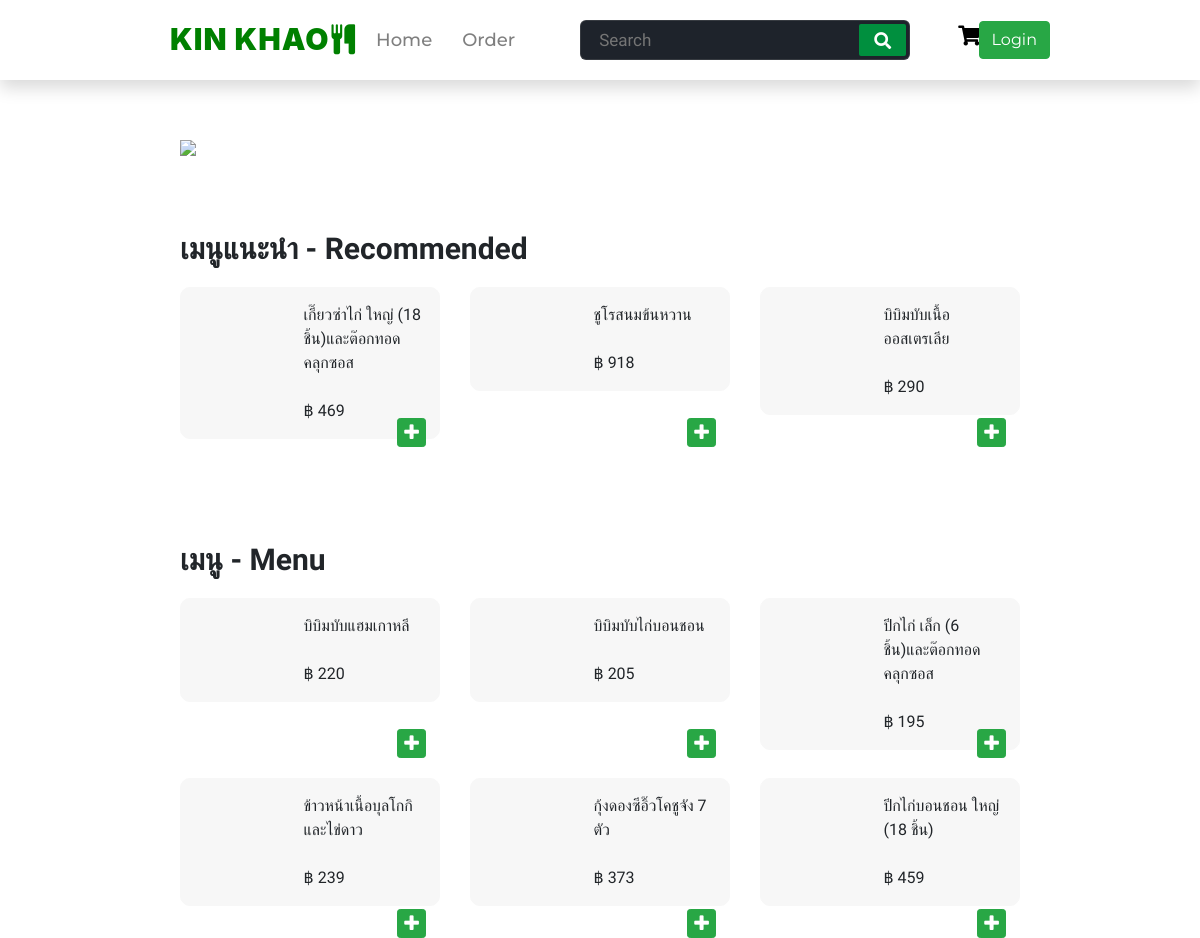
The page /shop-bonchon.php on the database its author committed.
### tables this page shows
CREATE TABLE `menu` (
  `menu_id` int(8) NOT NULL,
  `menu_shop` mediumtext NOT NULL,
  `menu_name` varchar(255) NOT NULL,
  `menu_price` float NOT NULL,
  `menu_pic` mediumtext NOT NULL,
  `menu_desc` varchar(255) NOT NULL
);

### shop-bonchon.php (the view, shortened to what this page needs)
<?php
include 'connect.php';
mysqli_set_charset($con, "utf8");
$sql = "SELECT * FROM menu WHERE menu_shop ='Bonchon'";
$result = $con->query($sql);
?>
<!DOCTYPE html>
<html lang="en">
  <head>
    <link
      rel="stylesheet"
      href="https://maxcdn.bootstrapcdn.com/bootstrap/4.3.1/css/bootstrap.min.css"
    />
    <link
      rel="stylesheet"
      href="https://cdnjs.cloudflare.com/ajax/libs/font-awesome/5.15.3/css/all.min.css"
    />
    <link rel="stylesheet" href="navbar.css" />
    <link rel="stylesheet" href="bonchon1.css" />
    <link
      rel="stylesheet"
      href="https://stackpath.bootstrapcdn.com/font-awesome/4.7.0/css/font-awesome.min.css"
    />
  </head>
  <body>
    <nav class="fixed-top shadow">
      <div class="logo">
        <p>
          KIN KHAO
          <i
            class="fa fa-cutlery"
            aria-hidden="true"
            style="margin-left: -5px"
          ></i>
        </p>
      </div>
      <div class="nav-items">
        <li><a href="index.php">Home</a></li>
        <li><a href="cus-vieworder.php">Order</a></li>
      </div>
      <form action="search.php" method="POST">
        <input
          type="search"
          class="search-data"
          placeholder="Search"
          value=""
          required
         name="search_menu"/>
        <button type="submit" class="fas fa-search"></button>
      </form>
      <h5 class="px-5 cart" name="cart-count">
                        <a name="shop-cart"href="cart.php" ><i class="fas fa-shopping-cart"></i> Cart</a>
                    </h5>
      <?php
      if (!isset($_SESSION['loggedin'])) { ?>
      <div class="Login" style="cursor: pointer">
        <button type="button" class="btn btn-success">Login</button>
      </div>
    <?php } ?>
    </nav>
    <div class="full">
      <img
        src="https://cdn.1112delivery.com/1112one/public/images/banners/April2021/BC_Beef_BGG_1440.jpg"
        name="banner"
      />
      <div class="recmenu">
        <p name="rectxt">เมนูแนะนำ - Recommended</p>
        <div class="row">
          <?php
          $count = 0;
          while ($count < 3 && $row = $result->fetch_assoc()) { ?>
      <div class="col-4">
              <form method="post" action="insert.php">
                <div class="menu">
                  <div class="row">
                    <div class="col-5">
                    </div>
                    <div class="col-7 "><input value=" <?=$row['menu_name']?>" type="hidden" id="m_name" name="m_name">
                    <?=$row['menu_name']?>
                      </input><br><br>
                      <input value=" <?=$row['menu_id']?>"  type="hidden" id="m_id" name="m_id">฿
                      <?=$row['menu_price']?>
                    <button type="submit" class="btn btn-success btn-sm">
                    <i class="fa fa-plus fa-lg" aria-hidden="true"></i>
                  </button>
                    </div>
                  </div>
                </div>
                </form>
             </div>
            <?php
            $count++;
            }
            ?>
        </div>
      </div>
      <div class="bonmenu">
        <p name="rectxt">เมนู - Menu</p>
        <div class="row">
        <?php
    while($row = $result->fetch_assoc()) { ?>
      <div class="col-4">
              <form method="post" action="insert.php">
                <div class="menu">
                  <div class="row">
                    <div class="col-5">
                    </div>
                    <div class="col-7 "><input value=" <?=$row['menu_name']?>" type="hidden" id="m_name" name="m_name">
                    <?=$row['menu_name']?>
                      </input><br><br>
                      <input value=" <?=$row['menu_id']?>"  type="hidden" id="m_id" name="m_id">฿
                      <?=$row['menu_price']?>
                    <button type="submit" class="btn btn-success btn-sm">
                    <i class="fa fa-plus fa-lg" aria-hidden="true"></i>
                  </button>
                    </div>
                  </div>
                </div>
                </form>
             </div>
     <?php }
 ?>
        </div>
      </div>
    </div>
  </body>
</html>

### navbar.css (style rules this page uses)
* { margin: 0; padding: 0; outline: none; box-sizing: border-box; }
body { background: #fff; }
nav { background-color: #fff; display: flex; align-items: center; height: 80px; padding: 0 100px; }
nav .logo { color: green; font-size: 30px; font-weight: 900; letter-spacing: 1px; margin-right: 5px; margin-top: 15px; margin-left: 120px; }
nav .nav-items { display: flex; padding: 0 0 0 0px; font-family: "Montserrat", sans-serif; }
nav .nav-items li { list-style: none; padding: 0 15px; }
nav .nav-items li a { color: #00000080; font-size: 18px; font-weight: 500; text-decoration: none; }
nav form { display: flex; height: 40px; padding: 3px; background: #1e232b; min-width: 18% !important; border-radius: 6px; border: 1px solid rgba(155, 155, 155, 0.2); width: 30%; font-family: "Prompt", sans-serif; font-weight: 100; margin-left: 50px; }
nav form .search-data { width: 100%; height: 100%; padding: 0 15px; color: #fff; font-size: 17px; border: none; font-weight: 500; background: none; }
nav form button { padding: 0 15px; color: #fff; font-size: 17px; background: #008f3e; border: none; border-radius: 2px; cursor: pointer; }
@media (max-width: 1245px) { nav { padding: 0 50px; } }
.Login { position: absolute; font-family: "Montserrat", sans-serif; right: 150px; }
a[name="shop-cart"] { color: black; text-decoration: none; }
h5[name="cart-count"] { font-family: "Prompt", sans-serif; }

### bonchon1.css (style rules this page uses)
.full { font-family: "Prompt", sans-serif; margin-left: 15%; margin-right: 15%; }
img[name="banner"] { margin-top: 140px; width: 100%; }
p[name="rectxt"] { font-weight: 600; font-size: 30px; margin-top: 70px; }
.menu { background-color: #f7f7f7; padding: 15px; border-radius: 10px; cursor: pointer; border: 1px solid; border-color: #f7f7f7; margin-bottom: 28px; }
.recmenu button { position: absolute; right: 13px; top: 115px; padding-left: 6px; padding-right: 6px; padding-top: 3px; padding-bottom: 3px; }
.bonmenu button { position: absolute; right: 13px; top: 115px; padding-left: 6px; padding-right: 6px; padding-top: 3px; padding-bottom: 3px; }
a[name="shop-cart"] { color: black; text-decoration: none; }
h5[name="cart-count"] { font-family: "Prompt", sans-serif; }

### rows shown on the page
menu: menu_name "เกี๊ยวซ่าไก่ ใหญ่ (18 ชิ้น)และต๊อกทอดคลุกซอส", menu_price "469"
menu: menu_name "ชูโรสนมข้นหวาน", menu_price "918"
menu: menu_name "บิบิมบับเนื้อออสเตรเลีย", menu_price "290"
menu: menu_name "บิบิมบับแฮมเกาหลี", menu_price "220"
menu: menu_name "บิบิมบับไก่บอนชอน", menu_price "205"
menu: menu_name "ปีกไก่ เล็ก (6 ชิ้น)และต๊อกทอดคลุกซอส", menu_price "195"
menu: menu_name "ข้าวหน้าเนื้อบุลโกกิและไข่ดาว", menu_price "239"
menu: menu_name "กุ้งดองซีอิ๊วโคชูจัง 7 ตัว", menu_price "373"
menu: menu_name "ปีกไก่บอนชอน ใหญ่ (18 ชิ้น)", menu_price "459"
